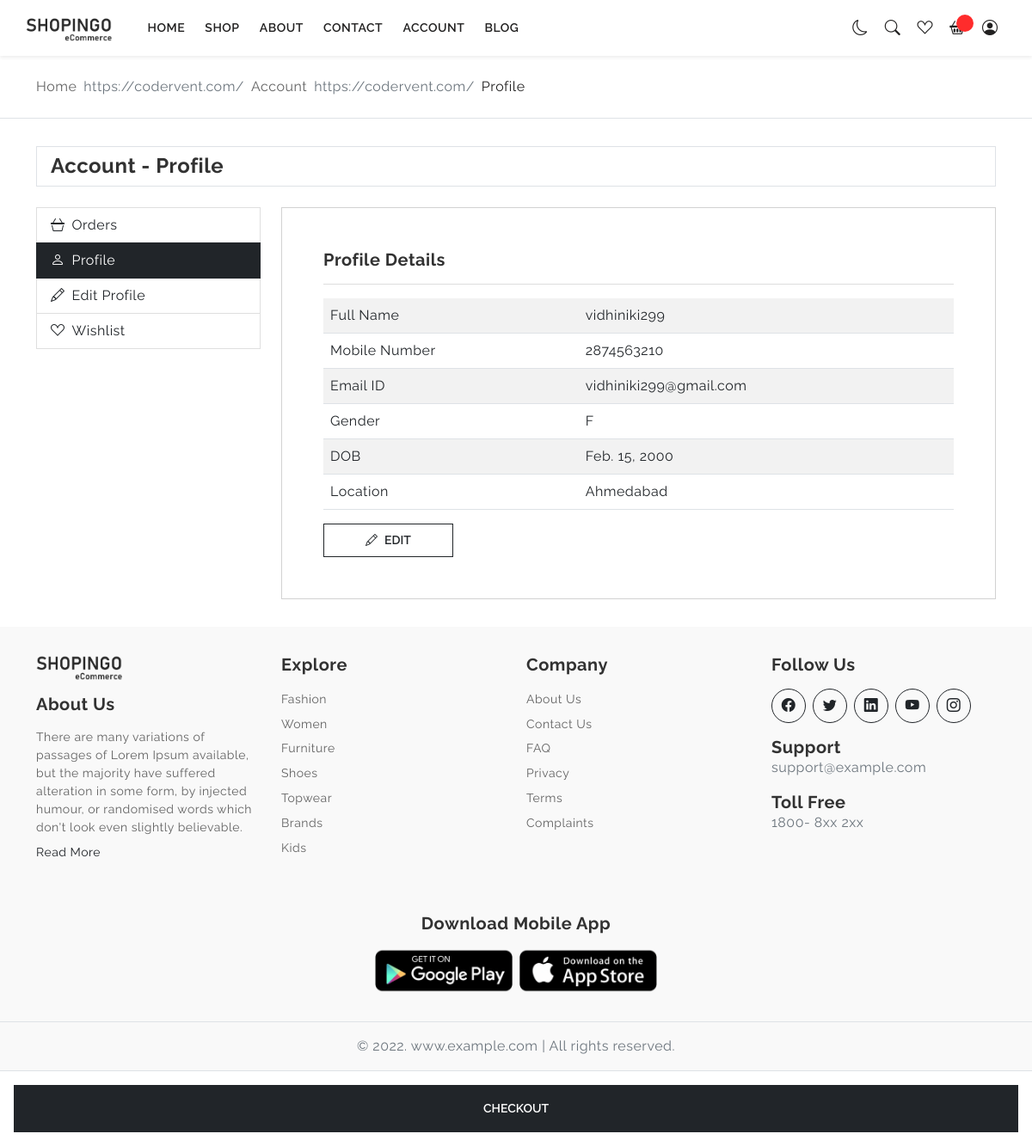
The page /profile (signed in) on the database its author committed.
### my_app/models.py (models this page shows, shortened)
class user(models.Model):
    name = models.CharField(max_length=70,null=True,blank=True)
    mobile = models.IntegerField(null=True,blank=True)
    email = models.EmailField(null=True,blank=True,unique=True)
    otp=models.IntegerField(default=0,blank=True,null=True)
    password = models.CharField(max_length=30,blank=True,null=True)
    gender = models.CharField(max_length=1, choices=GENDER_CHOICES,blank=True,null=True)
    DOB=models.DateField(blank=True,null=True)
    location=models.CharField(max_length=60,blank=True,null=True)

### my_app/views.py (the view)
# urls.py: path('profile',views.profile,name="profile"),
def profile(request):
    if 'email' in request.session:
        uid=user.objects.get(email=request.session['email'])
        con={"uid":uid}
        return render(request,"profile.html",con)
    else:
        return render(request,"login.html")

### my_app/templates/profile.html (shortened to what this page needs)
{% extends 'index.html' %}
{% load static %}
{% block content %}
<div class="page-content">
   <div class="py-4 border-bottom">
    <div class="container">
      <nav aria-label="breadcrumb">
        <ol class="breadcrumb mb-0">
          <li class="breadcrumb-item"><a href="javascript:;">Home</a></li>
          <li class="breadcrumb-item"><a href="javascript:;">Account</a></li>
          <li class="breadcrumb-item active" aria-current="page">Profile</li>
        </ol>
      </nav>
    </div>
   </div>
   <section class="section-padding">
    <div class="container">
       <div class="d-flex align-items-center px-3 py-2 border mb-4">
        <div class="text-start">
          <h4 class="mb-0 h4 fw-bold">Account - Profile</h4>
       </div>
      </div>
       <div class="row">
          <div class="col-12 col-xl-3 filter-column">
              <nav class="navbar navbar-expand-xl flex-wrap p-0">
                <div class="offcanvas offcanvas-start" tabindex="-1" id="offcanvasNavbarFilter" aria-labelledby="offcanvasNavbarFilterLabel">
                  <div class="offcanvas-body account-menu">
                    <div class="list-group w-100 rounded-0">
                      <a href="{% url 'orders' %}" class="list-group-item"><i class="bi bi-basket3 me-2"></i>Orders</a>
                      <a href="{% url 'profile' %}" class="list-group-item active"><i class="bi bi-person me-2"></i>Profile</a>
                      <a href="{% url 'edit_profile' %}" class="list-group-item"><i class="bi bi-pencil me-2"></i>Edit Profile</a>
                      <a href="{% url 'show_Wishlist' %}" class="list-group-item"><i class="bi bi-suit-heart me-2"></i>Wishlist</a>
                    </div>
                  </div>
                </div>
            </nav>
          </div>
          <div class="col-12 col-xl-9">
            <div class="card rounded-0">
              <div class="card-body p-lg-5">
                  <h5 class="mb-0 fw-bold">Profile Details</h5>
                  <hr>
                  <div class="table-responsive">
                    <table class="table table-striped">
                      <tbody>
                        <tr>
                          <td>Full Name</td>
                          <td>{{uid.name}}</td>
                        </tr>
                        <tr>
                          <td>Mobile Number</td>
                          <td>{{uid.mobile}}</td>
                        </tr>
                        <tr>
                          <td>Email ID</td>
                          <td>{{uid.email}}</td>
                        </tr>
                        <tr>
                          <td>Gender</td>
                          <td>{{uid.gender}}</td>
                        </tr>
                        <tr>
                          <td>DOB</td>
                          <td>{{uid.DOB}}</td>
                        </tr>
                        <tr>
                          <td>Location</td>
                          <td>{{uid.location}}</td>
                        </tr>
                      </tbody>
                    </table>
                  </div>
                  <div class="">
                      <a href="{% url 'edit_profile' %}"><button type="button" class="btn btn-outline-dark btn-ecomm px-5"><i class="bi bi-pencil me-2"></i>Edit</button></a>
                  </div>
              </div>
            </div>
          </div>
       </div>
    </div>
  </section>
 </div>
{% endblock %}

### my_app/static/assets/css/style.css (style rules this page uses)
body { color: #797979; letter-spacing: 0.5px; background-color: #ffffff; font-family: 'Raleway', sans-serif; }
a { text-decoration: none; }
::placeholder { opacity: 0.5 !important; }
.h1, .h2, .h3, .h4, .h5, .h6, h1, h2, h3, h4, h5, h6 { color: #323232; }
.offcanvas-start { width: 280px; }
.page-content { padding-top: 65px; }
.btn-ecomm { font-size: 14px; text-transform: uppercase; font-weight: 600; padding: 0.5rem 1.5rem; border-radius: 0; z-index: 6; }
.filter-column .offcanvas-start { width: 320px; }
.filter-column .offcanvas { z-index: 21; }
@media (min-width: 1200px) { .filter-column .offcanvas { z-index: 19; } }
.breadcrumb li a { color: #636363; }
.breadcrumb li.active { color: #222121; }
.section-padding { padding-top: 2rem !important; padding-bottom: 2rem !important; }
.account-menu .list-group-item { color: #212529; }
.account-menu .list-group-item.active { color: #ffffff; background-color: #212529; border-color: #212529; }

### rows shown on the page
user: name "vidhiniki299", mobile "2874563210", email "vidhiniki299@gmail.com", gender "F", DOB "Feb. 15, 2000", location "Ahmedabad"
